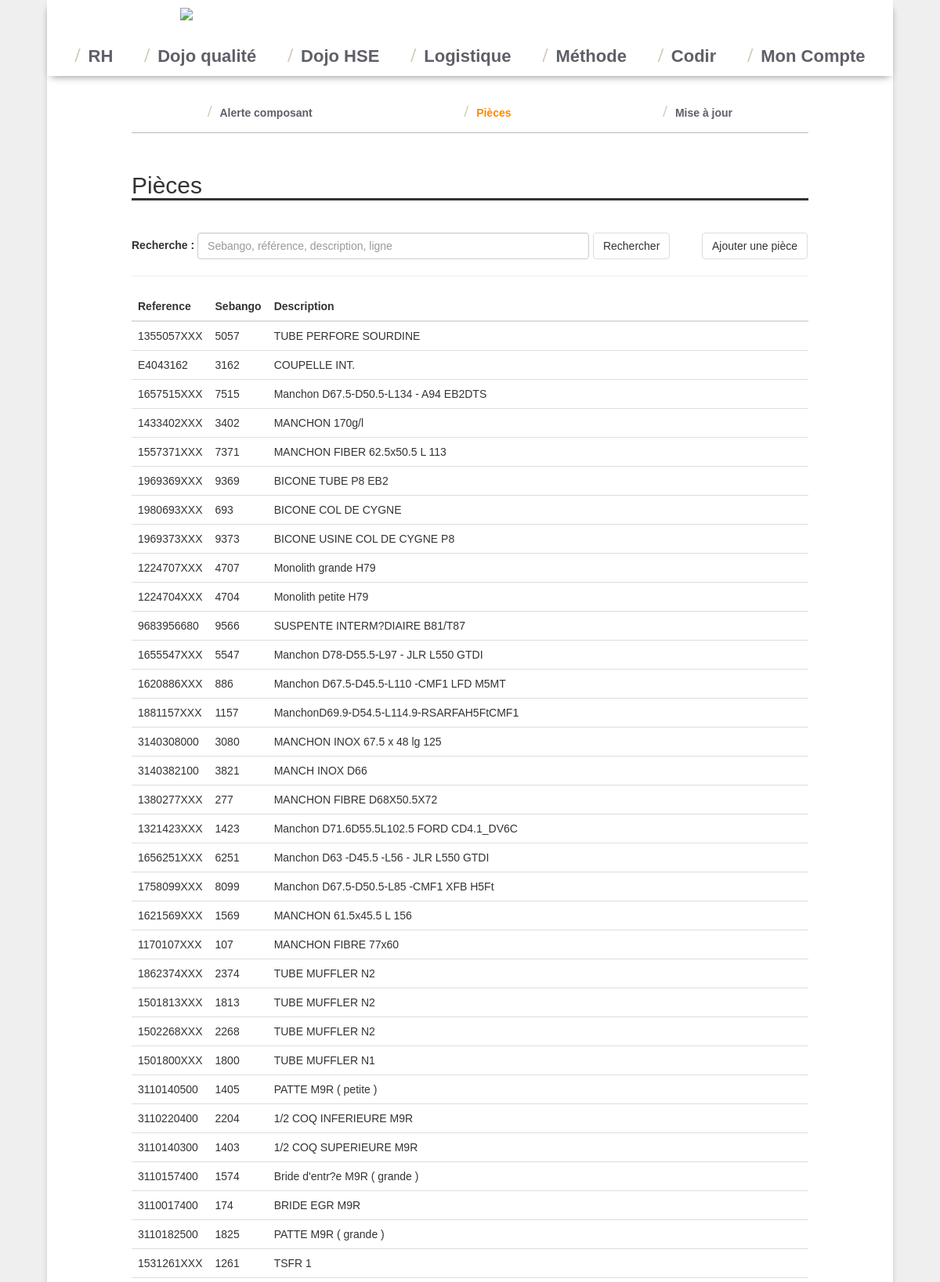
The page /logistique/pieces.php (signed in, upper part) on the database its author committed.
### tables this page shows
CREATE TABLE `logistique_pieces` (
  `id` int(11) NOT NULL,
  `sebango` varchar(255) NOT NULL,
  `reference` varchar(255) NOT NULL,
  `description` varchar(255) NOT NULL,
  `adresse` varchar(255) NOT NULL
);

### logistique/pieces.php (the view, shortened to what this page needs)
<?php
include_once "needed.php";
$recherche = "";
?>
<h2>Pièces</h2>
<form class="form-inline">
    <div class="form-group">
        <label for="recherche">Recherche :</label>
        <input style="width: 500px;" type="text" class="form-control" name = "recherche" id="recherche" placeholder="Sebango, référence, description, ligne" value="<?php echo $recherche;?>">
    </div>
    <button type="submit" class="btn btn-default">Rechercher</button>
    <a class="btn btn-default pull-right" href="editer_piece.php">Ajouter une pièce</a>
</form>
<hr>
<table class="table">
<thead class="thead">
<tr>
    <th style="width: 50px">Reference</th>
    <th style="width: 50px">Sebango</th>
    <th>Description</th></th>
</tr>
</thead>
<tbody>
<?php
$debut=0;
$Query = $bdd->prepare('SELECT logistique_pieces.*, ligne FROM logistique_pieces LEFT JOIN logistique_e_kanban ON logistique_e_kanban.piece=logistique_pieces.id WHERE reference LIKE :reference or description LIKE :description or ligne LIKE :ligne GROUP BY id LIMIT 50 OFFSET :nb');
$Query ->bindValue(':reference','%'.$recherche.'%');
$Query ->bindValue(':description','%'.$recherche.'%');
$Query ->bindValue(':ligne','%'.$recherche.'%');
$Query ->bindValue(':nb',(int) $debut, PDO::PARAM_INT);
$Query->execute();
while ($Data = $Query->fetch()) {
    ?>
    <tr class="clickable" onclick="window.location='/logistique/fiche_piece.php?id=<?php echo $Data['id']; ?>'">
        <td><?php echo $Data['reference']; ?></td>
        <td><?php echo $Data['sebango']; ?></td>
        <td><?php echo $Data['description']; ?></td>
    </tr>
    <?php
}
?>
</tbody>
</table>

### css/base.css (style rules this page uses)
body { background-color: #efefef; font-family: 'clio', helvetica, sans-serif; }
td { vertical-align: middle !important; }
.btn-default { border-color:#ddd; margin: 1px; }
h2 { font-size: 30px; font-weight: 500; border-bottom-style: solid !important; border-bottom: 3px; margin-bottom: 40px; }

### rows shown on the page
logistique_pieces: reference "1355057XXX", sebango "5057", description "TUBE PERFORE SOURDINE"
logistique_pieces: reference "E4043162", sebango "3162", description "COUPELLE INT."
logistique_pieces: reference "1657515XXX", sebango "7515", description "Manchon D67.5-D50.5-L134 - A94 EB2DTS"
logistique_pieces: reference "1433402XXX", sebango "3402", description "MANCHON 170g/l"
logistique_pieces: reference "1557371XXX", sebango "7371", description "MANCHON FIBER 62.5x50.5 L 113"
logistique_pieces: reference "1969369XXX", sebango "9369", description "BICONE TUBE P8 EB2"
logistique_pieces: reference "1980693XXX", sebango "693", description "BICONE COL DE CYGNE"
logistique_pieces: reference "1969373XXX", sebango "9373", description "BICONE USINE COL DE CYGNE P8"
logistique_pieces: reference "1224707XXX", sebango "4707", description "Monolith grande H79"
logistique_pieces: reference "1224704XXX", sebango "4704", description "Monolith petite H79"
logistique_pieces: reference "9683956680", sebango "9566", description "SUSPENTE INTERM?DIAIRE B81/T87"
logistique_pieces: reference "1655547XXX", sebango "5547", description "Manchon D78-D55.5-L97 - JLR L550 GTDI"
logistique_pieces: reference "1620886XXX", sebango "886", description "Manchon D67.5-D45.5-L110 -CMF1 LFD M5MT"
logistique_pieces: reference "1881157XXX", sebango "1157", description "ManchonD69.9-D54.5-L114.9-RSARFAH5FtCMF1"
logistique_pieces: reference "3140308000", sebango "3080", description "MANCHON INOX 67.5 x 48 lg 125"
logistique_pieces: reference "3140382100", sebango "3821", description "MANCH INOX D66"
logistique_pieces: reference "1380277XXX", sebango "277", description "MANCHON FIBRE D68X50.5X72"
logistique_pieces: reference "1321423XXX", sebango "1423", description "Manchon D71.6D55.5L102.5 FORD CD4.1_DV6C"
logistique_pieces: reference "1656251XXX", sebango "6251", description "Manchon D63 -D45.5 -L56 - JLR L550 GTDI"
logistique_pieces: reference "1758099XXX", sebango "8099", description "Manchon D67.5-D50.5-L85 -CMF1 XFB H5Ft"
logistique_pieces: reference "1621569XXX", sebango "1569", description "MANCHON 61.5x45.5 L 156"
logistique_pieces: reference "1170107XXX", sebango "107", description "MANCHON FIBRE 77x60"
logistique_pieces: reference "1862374XXX", sebango "2374", description "TUBE MUFFLER N2"
logistique_pieces: reference "1501813XXX", sebango "1813", description "TUBE MUFFLER N2"
logistique_pieces: reference "1502268XXX", sebango "2268", description "TUBE MUFFLER N2"
logistique_pieces: reference "1501800XXX", sebango "1800", description "TUBE MUFFLER N1"
logistique_pieces: reference "3110140500", sebango "1405", description "PATTE M9R ( petite )"
logistique_pieces: reference "3110220400", sebango "2204", description "1/2 COQ INFERIEURE M9R"
logistique_pieces: reference "3110140300", sebango "1403", description "1/2 COQ SUPERIEURE M9R"
logistique_pieces: reference "3110157400", sebango "1574", description "Bride d'entr?e M9R ( grande )"
logistique_pieces: reference "3110017400", sebango "174", description "BRIDE EGR M9R"
logistique_pieces: reference "3110182500", sebango "1825", description "PATTE M9R ( grande )"
logistique_pieces: reference "1531261XXX", sebango "1261", description "TSFR 1"
